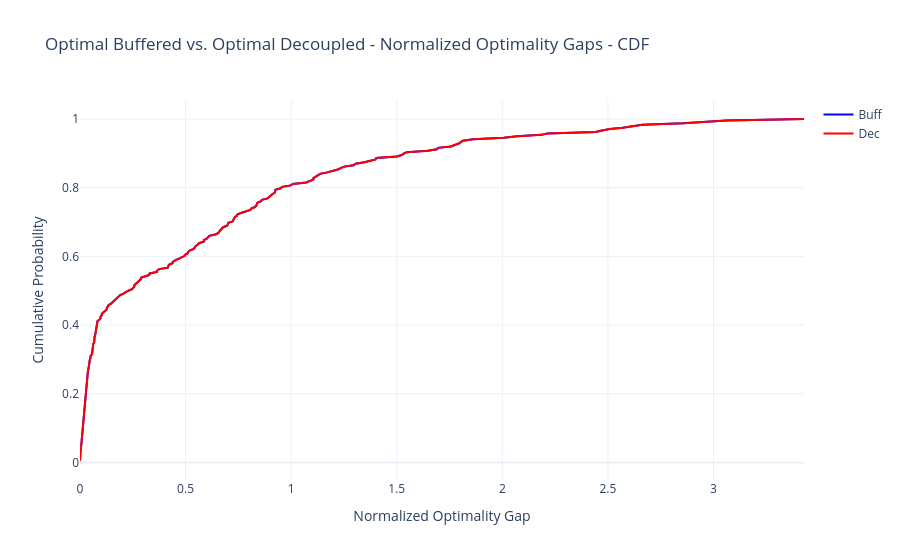

The code cell stored with this chart in its notebook:
### Code cell
from matplotlib import pyplot as plt
import numpy as np
import plotly.graph_objects as go

# display stats
print(f"Improved by buffer: {sum(stats['improved_by_buffer'])} / {len(stats['improved_by_buffer'])}")

buff_gaps_normalized = stats['buff_gaps_normalized']
dec_gaps_normalized = stats['dec_gaps_normalized']


# Compute CDFs
buff_gaps_normalized_sorted = np.sort(buff_gaps_normalized)
dec_gaps_normalized_sorted = np.sort(dec_gaps_normalized)

cdf1 = np.arange(1, len(buff_gaps_normalized_sorted) + 1) / len(buff_gaps_normalized_sorted)
cdf2 = np.arange(1, len(dec_gaps_normalized_sorted) + 1) / len(dec_gaps_normalized_sorted)

# Create figure
fig = go.Figure()

fig.add_trace(go.Scatter(x=buff_gaps_normalized_sorted, y=cdf1, mode='lines', name="Buff", line=dict(color='blue')))
fig.add_trace(go.Scatter(x=dec_gaps_normalized_sorted, y=cdf2, mode='lines', name="Dec", line=dict(color='red')))

# Layout
fig.update_layout(title="Optimal Buffered vs. Optimal Decoupled - Normalized Optimality Gaps - CDF",
                  xaxis_title="Normalized Optimality Gap",
                  yaxis_title="Cumulative Probability",
                  template="plotly_white")

# Show figure
fig.show()

### Figure 1 — Plotly figure (JSON) as saved in the notebook; plotly's stock layout.template omitted (floating-point values rounded to 4 significant figures; data arrays with more than 128 entries replaced by an {"elided": "..."} marker saying what was removed)
{"data": [{"line": {"color": "blue"}, "mode": "lines", "name": "Buff", "type": "scatter", "x": {"elided": "238 float values"}, "y": {"elided": "238 float values"}}, {"line": {"color": "red"}, "mode": "lines", "name": "Dec", "type": "scatter", "x": {"elided": "238 float values"}, "y": {"elided": "238 float values"}}], "layout": {"autosize": true, "title": {"text": "Optimal Buffered vs. Optimal Decoupled - Normalized Optimality Gaps - CDF"}, "xaxis": {"autorange": true, "range": [0.00013, 3.428], "title": {"text": "Normalized Optimality Gap"}, "type": "linear"}, "yaxis": {"autorange": true, "range": [-0.05112, 1.055], "title": {"text": "Cumulative Probability"}, "type": "linear"}}}
